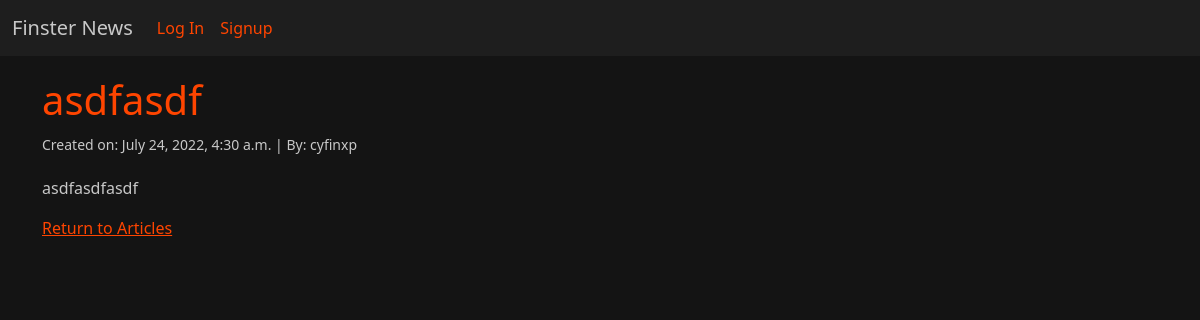
Screenshot of /articles/24/ with the database file from the repository.
### articles/models.py (models this page shows, shortened)
class Article(models.Model):
    title = models.CharField(max_length=128)
    subtitle = models.CharField(max_length=128)
    author = models.ForeignKey(
        get_user_model(),
        on_delete=models.CASCADE
    )
    section = models.ForeignKey(
        Section,
        on_delete=models.CASCADE,
        null=True,
        blank=True
    )
    _type = models.ForeignKey(
        ArticleType,
        on_delete=models.CASCADE,
        null=True,
        blank=True
    )
    body = models.TextField()
    status = models.ForeignKey(
        Status,
        on_delete=models.CASCADE,
        null=True,
        blank=True
    )
    created_on = models.DateTimeField(auto_now_add=True)

### accounts/models.py (models this page shows)
class CustomUser(AbstractUser):
    role = models.ForeignKey(
        Role,
        on_delete=models.CASCADE,
        blank=True,
        null=True
    )
    department = models.ForeignKey(
        Department,
        on_delete=models.CASCADE,
        blank=True,
        null=True
    )

### articles/views.py (the view)
# urls.py: path('<int:pk>/', ArticleDetailView.as_view(), name='article_detail'),
class ArticleDetailView(DetailView):
    template_name = "articles/detail.html"
    model = Article
    def get_context_data(self, **kwargs):
        context = super().get_context_data(**kwargs)
        return context

### templates/articles/detail.html (shortened to what this page needs)
{% extends 'base.html' %}
{% block content %}
<h1 class="title">{{ article.title }}</h1>
<small class="small">Created on: {{ article.created_on }} | By: {{ article.author }}</small>
<p class="body">{{ article.body }}</p>
<a class="crud-to-articles" href="{% url 'article_list' 1 1 %}">Return to Articles</a>
{% endblock content %}

### static/css/main.css (style rules this page uses)
body { background-color: rgb(20, 20, 20); color: rgb(200, 200, 200); }
.title { color: orangered; }
.body { margin-top: 20px!important; }
.crud-to-articles { color: orangered; }

### rows the page displays
Article: title "asdfasdf", created_on "July 24, 2022, 4:30 a.m.", author "cyfinxp", body "asdfasdfasdf"
